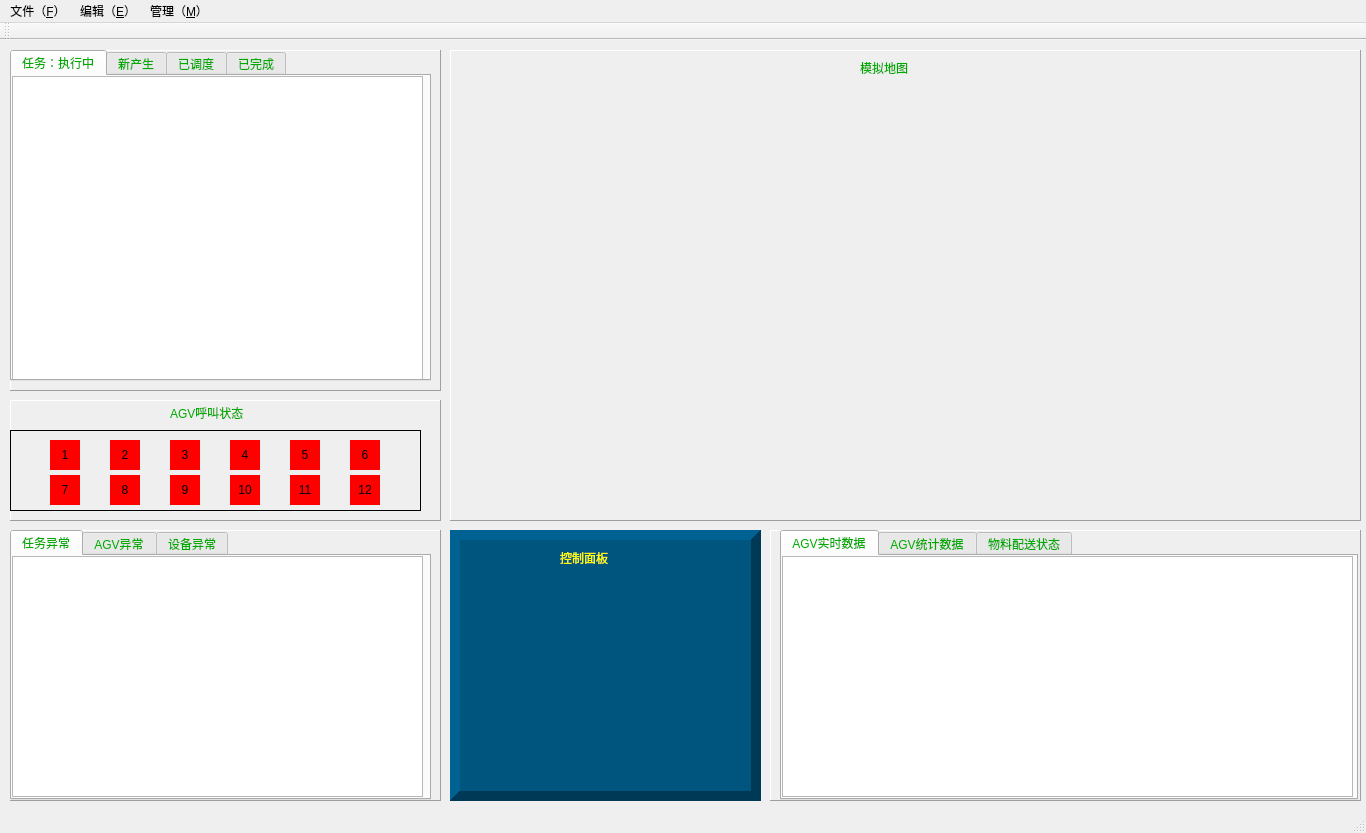
<?xml version="1.0" encoding="UTF-8"?>
<ui version="4.0">
 <class>AGVMonitor</class>
 <widget class="QMainWindow" name="AGVMonitor">
  <property name="geometry">
   <rect>
    <x>0</x>
    <y>0</y>
    <width>1366</width>
    <height>833</height>
   </rect>
  </property>
  <property name="windowTitle">
   <string>AGVMonitor</string>
  </property>
  <widget class="QWidget" name="centralWidget">
   <property name="minimumSize">
    <size>
     <width>1366</width>
     <height>768</height>
    </size>
   </property>
   <property name="maximumSize">
    <size>
     <width>1366</width>
     <height>768</height>
    </size>
   </property>
   <widget class="QLabel" name="label">
    <property name="geometry">
     <rect>
      <x>10</x>
      <y>490</y>
      <width>431</width>
      <height>271</height>
     </rect>
    </property>
    <property name="frameShape">
     <enum>QFrame::Panel</enum>
    </property>
    <property name="frameShadow">
     <enum>QFrame::Raised</enum>
    </property>
    <property name="lineWidth">
     <number>1</number>
    </property>
    <property name="midLineWidth">
     <number>0</number>
    </property>
    <property name="text">
     <string/>
    </property>
   </widget>
   <widget class="QLabel" name="label2">
    <property name="geometry">
     <rect>
      <x>10</x>
      <y>10</y>
      <width>431</width>
      <height>341</height>
     </rect>
    </property>
    <property name="frameShape">
     <enum>QFrame::Panel</enum>
    </property>
    <property name="frameShadow">
     <enum>QFrame::Raised</enum>
    </property>
    <property name="lineWidth">
     <number>1</number>
    </property>
    <property name="text">
     <string/>
    </property>
   </widget>
   <widget class="QLabel" name="label3">
    <property name="geometry">
     <rect>
      <x>450</x>
      <y>10</y>
      <width>911</width>
      <height>471</height>
     </rect>
    </property>
    <property name="minimumSize">
     <size>
      <width>911</width>
      <height>471</height>
     </size>
    </property>
    <property name="maximumSize">
     <size>
      <width>16777215</width>
      <height>16777215</height>
     </size>
    </property>
    <property name="frameShape">
     <enum>QFrame::Panel</enum>
    </property>
    <property name="frameShadow">
     <enum>QFrame::Raised</enum>
    </property>
    <property name="text">
     <string/>
    </property>
   </widget>
   <widget class="QLabel" name="label4">
    <property name="geometry">
     <rect>
      <x>770</x>
      <y>490</y>
      <width>591</width>
      <height>271</height>
     </rect>
    </property>
    <property name="minimumSize">
     <size>
      <width>591</width>
      <height>271</height>
     </size>
    </property>
    <property name="maximumSize">
     <size>
      <width>591</width>
      <height>271</height>
     </size>
    </property>
    <property name="frameShape">
     <enum>QFrame::Panel</enum>
    </property>
    <property name="frameShadow">
     <enum>QFrame::Raised</enum>
    </property>
    <property name="text">
     <string/>
    </property>
   </widget>
   <widget class="QLabel" name="label5">
    <property name="geometry">
     <rect>
      <x>450</x>
      <y>490</y>
      <width>311</width>
      <height>271</height>
     </rect>
    </property>
    <property name="minimumSize">
     <size>
      <width>301</width>
      <height>0</height>
     </size>
    </property>
    <property name="maximumSize">
     <size>
      <width>400</width>
      <height>271</height>
     </size>
    </property>
    <property name="styleSheet">
     <string notr="true">background-color: rgb(0, 85, 127);</string>
    </property>
    <property name="frameShape">
     <enum>QFrame::Panel</enum>
    </property>
    <property name="frameShadow">
     <enum>QFrame::Raised</enum>
    </property>
    <property name="lineWidth">
     <number>10</number>
    </property>
    <property name="text">
     <string/>
    </property>
   </widget>
   <widget class="QLabel" name="label_3">
    <property name="geometry">
     <rect>
      <x>860</x>
      <y>20</y>
      <width>72</width>
      <height>15</height>
     </rect>
    </property>
    <property name="styleSheet">
     <string notr="true">color: rgb(0, 170, 0);
font: 10pt &quot;黑体&quot;;</string>
    </property>
    <property name="text">
     <string>模拟地图</string>
    </property>
   </widget>
   <widget class="QTabWidget" name="Tab_Error">
    <property name="geometry">
     <rect>
      <x>10</x>
      <y>490</y>
      <width>421</width>
      <height>270</height>
     </rect>
    </property>
    <property name="styleSheet">
     <string notr="true">color: rgb(0, 170, 0);
font: 10pt &quot;黑体&quot;;</string>
    </property>
    <property name="currentIndex">
     <number>0</number>
    </property>
    <widget class="QWidget" name="tab">
     <attribute name="title">
      <string>任务异常</string>
     </attribute>
     <widget class="QTableView" name="Table_taskError">
      <property name="geometry">
       <rect>
        <x>0</x>
        <y>0</y>
        <width>411</width>
        <height>241</height>
       </rect>
      </property>
      <property name="minimumSize">
       <size>
        <width>411</width>
        <height>241</height>
       </size>
      </property>
      <property name="maximumSize">
       <size>
        <width>411</width>
        <height>241</height>
       </size>
      </property>
      <property name="layoutDirection">
       <enum>Qt::LeftToRight</enum>
      </property>
      <property name="styleSheet">
       <string notr="true">color: rgb(0, 0, 0);
font: 9pt &quot;宋体&quot;;</string>
      </property>
     </widget>
    </widget>
    <widget class="QWidget" name="tab_2">
     <attribute name="title">
      <string>AGV异常</string>
     </attribute>
     <widget class="QTableView" name="Table_agvError">
      <property name="geometry">
       <rect>
        <x>0</x>
        <y>0</y>
        <width>411</width>
        <height>241</height>
       </rect>
      </property>
      <property name="minimumSize">
       <size>
        <width>411</width>
        <height>241</height>
       </size>
      </property>
      <property name="maximumSize">
       <size>
        <width>411</width>
        <height>241</height>
       </size>
      </property>
      <property name="styleSheet">
       <string notr="true">color: rgb(0, 0, 0);
font: 9pt &quot;宋体&quot;;</string>
      </property>
     </widget>
    </widget>
    <widget class="QWidget" name="tab_3">
     <attribute name="title">
      <string>设备异常</string>
     </attribute>
     <widget class="QTableView" name="Table_deviceError">
      <property name="geometry">
       <rect>
        <x>0</x>
        <y>0</y>
        <width>411</width>
        <height>241</height>
       </rect>
      </property>
      <property name="minimumSize">
       <size>
        <width>411</width>
        <height>241</height>
       </size>
      </property>
      <property name="maximumSize">
       <size>
        <width>411</width>
        <height>241</height>
       </size>
      </property>
      <property name="styleSheet">
       <string notr="true">color: rgb(0, 0, 0);
font: 9pt &quot;宋体&quot;;</string>
      </property>
     </widget>
    </widget>
   </widget>
   <widget class="QTabWidget" name="Tab_Task">
    <property name="geometry">
     <rect>
      <x>10</x>
      <y>10</y>
      <width>421</width>
      <height>331</height>
     </rect>
    </property>
    <property name="styleSheet">
     <string notr="true">color: rgb(0, 170, 0);
font: 10pt &quot;黑体&quot;;</string>
    </property>
    <property name="currentIndex">
     <number>0</number>
    </property>
    <widget class="QWidget" name="tab_4">
     <attribute name="title">
      <string>任务：执行中</string>
     </attribute>
     <widget class="QTableView" name="Table_taskExecuting">
      <property name="geometry">
       <rect>
        <x>0</x>
        <y>0</y>
        <width>411</width>
        <height>305</height>
       </rect>
      </property>
      <property name="styleSheet">
       <string notr="true">color: rgb(0, 0, 0);
font: 9pt &quot;宋体&quot;;</string>
      </property>
     </widget>
    </widget>
    <widget class="QWidget" name="tab_5">
     <attribute name="title">
      <string>新产生</string>
     </attribute>
     <widget class="QTableView" name="Table_taskNew">
      <property name="geometry">
       <rect>
        <x>0</x>
        <y>0</y>
        <width>411</width>
        <height>305</height>
       </rect>
      </property>
      <property name="styleSheet">
       <string notr="true">color: rgb(0, 0, 0);
font: 9pt &quot;宋体&quot;;</string>
      </property>
     </widget>
    </widget>
    <widget class="QWidget" name="tab_7">
     <attribute name="title">
      <string>已调度</string>
     </attribute>
     <widget class="QTableView" name="Table_taskDispatch">
      <property name="geometry">
       <rect>
        <x>0</x>
        <y>0</y>
        <width>411</width>
        <height>305</height>
       </rect>
      </property>
      <property name="styleSheet">
       <string notr="true">color: rgb(0, 0, 0);
font: 9pt &quot;宋体&quot;;</string>
      </property>
     </widget>
    </widget>
    <widget class="QWidget" name="tab_6">
     <attribute name="title">
      <string>已完成</string>
     </attribute>
     <widget class="QTableView" name="Table_taskComplete">
      <property name="geometry">
       <rect>
        <x>0</x>
        <y>0</y>
        <width>411</width>
        <height>305</height>
       </rect>
      </property>
      <property name="styleSheet">
       <string notr="true">color: rgb(0, 0, 0);
font: 9pt &quot;宋体&quot;;</string>
      </property>
     </widget>
    </widget>
   </widget>
   <widget class="QLabel" name="label_2">
    <property name="geometry">
     <rect>
      <x>10</x>
      <y>360</y>
      <width>431</width>
      <height>121</height>
     </rect>
    </property>
    <property name="frameShape">
     <enum>QFrame::Panel</enum>
    </property>
    <property name="frameShadow">
     <enum>QFrame::Raised</enum>
    </property>
    <property name="text">
     <string/>
    </property>
   </widget>
   <widget class="QFrame" name="frame">
    <property name="geometry">
     <rect>
      <x>10</x>
      <y>390</y>
      <width>411</width>
      <height>81</height>
     </rect>
    </property>
    <property name="frameShape">
     <enum>QFrame::Panel</enum>
    </property>
    <property name="frameShadow">
     <enum>QFrame::Plain</enum>
    </property>
    <widget class="QLabel" name="Label_call1">
     <property name="geometry">
      <rect>
       <x>40</x>
       <y>10</y>
       <width>30</width>
       <height>30</height>
      </rect>
     </property>
     <property name="styleSheet">
      <string notr="true">background-color: rgb(255, 0, 0);
font: 7pt &quot;黑体&quot;;</string>
     </property>
     <property name="text">
      <string>1</string>
     </property>
     <property name="textFormat">
      <enum>Qt::PlainText</enum>
     </property>
     <property name="scaledContents">
      <bool>false</bool>
     </property>
     <property name="alignment">
      <set>Qt::AlignCenter</set>
     </property>
    </widget>
    <widget class="QLabel" name="Label_call2">
     <property name="geometry">
      <rect>
       <x>100</x>
       <y>10</y>
       <width>30</width>
       <height>30</height>
      </rect>
     </property>
     <property name="styleSheet">
      <string notr="true">background-color: rgb(255, 0, 0);
font: 7pt &quot;黑体&quot;;</string>
     </property>
     <property name="text">
      <string>2</string>
     </property>
     <property name="alignment">
      <set>Qt::AlignCenter</set>
     </property>
    </widget>
    <widget class="QLabel" name="Label_call3">
     <property name="geometry">
      <rect>
       <x>160</x>
       <y>10</y>
       <width>30</width>
       <height>30</height>
      </rect>
     </property>
     <property name="styleSheet">
      <string notr="true">background-color: rgb(255, 0, 0);
font: 7pt &quot;黑体&quot;;</string>
     </property>
     <property name="text">
      <string>3</string>
     </property>
     <property name="alignment">
      <set>Qt::AlignCenter</set>
     </property>
    </widget>
    <widget class="QLabel" name="Label_call5">
     <property name="geometry">
      <rect>
       <x>280</x>
       <y>10</y>
       <width>30</width>
       <height>30</height>
      </rect>
     </property>
     <property name="styleSheet">
      <string notr="true">background-color: rgb(255, 0, 0);
font: 7pt &quot;黑体&quot;;</string>
     </property>
     <property name="text">
      <string>5</string>
     </property>
     <property name="alignment">
      <set>Qt::AlignCenter</set>
     </property>
    </widget>
    <widget class="QLabel" name="Label_call6">
     <property name="geometry">
      <rect>
       <x>340</x>
       <y>10</y>
       <width>30</width>
       <height>30</height>
      </rect>
     </property>
     <property name="styleSheet">
      <string notr="true">background-color: rgb(255, 0, 0);
font: 7pt &quot;黑体&quot;;</string>
     </property>
     <property name="text">
      <string>6</string>
     </property>
     <property name="alignment">
      <set>Qt::AlignCenter</set>
     </property>
    </widget>
    <widget class="QLabel" name="Label_call7">
     <property name="geometry">
      <rect>
       <x>40</x>
       <y>45</y>
       <width>30</width>
       <height>30</height>
      </rect>
     </property>
     <property name="styleSheet">
      <string notr="true">background-color: rgb(255, 0, 0);
font: 7pt &quot;黑体&quot;;</string>
     </property>
     <property name="text">
      <string>7</string>
     </property>
     <property name="alignment">
      <set>Qt::AlignCenter</set>
     </property>
    </widget>
    <widget class="QLabel" name="Label_call8">
     <property name="geometry">
      <rect>
       <x>100</x>
       <y>45</y>
       <width>30</width>
       <height>30</height>
      </rect>
     </property>
     <property name="styleSheet">
      <string notr="true">background-color: rgb(255, 0, 0);
font: 7pt &quot;黑体&quot;;</string>
     </property>
     <property name="text">
      <string>8</string>
     </property>
     <property name="alignment">
      <set>Qt::AlignCenter</set>
     </property>
    </widget>
    <widget class="QLabel" name="Label_call9">
     <property name="geometry">
      <rect>
       <x>160</x>
       <y>45</y>
       <width>30</width>
       <height>30</height>
      </rect>
     </property>
     <property name="styleSheet">
      <string notr="true">background-color: rgb(255, 0, 0);
font: 7pt &quot;黑体&quot;;</string>
     </property>
     <property name="text">
      <string>9</string>
     </property>
     <property name="alignment">
      <set>Qt::AlignCenter</set>
     </property>
    </widget>
    <widget class="QLabel" name="Label_call10">
     <property name="geometry">
      <rect>
       <x>220</x>
       <y>45</y>
       <width>30</width>
       <height>30</height>
      </rect>
     </property>
     <property name="styleSheet">
      <string notr="true">background-color: rgb(255, 0, 0);
font: 7pt &quot;黑体&quot;;</string>
     </property>
     <property name="text">
      <string>10</string>
     </property>
     <property name="alignment">
      <set>Qt::AlignCenter</set>
     </property>
    </widget>
    <widget class="QLabel" name="Label_call11">
     <property name="geometry">
      <rect>
       <x>280</x>
       <y>45</y>
       <width>30</width>
       <height>30</height>
      </rect>
     </property>
     <property name="styleSheet">
      <string notr="true">background-color: rgb(255, 0, 0);
font: 7pt &quot;黑体&quot;;</string>
     </property>
     <property name="text">
      <string>11</string>
     </property>
     <property name="alignment">
      <set>Qt::AlignCenter</set>
     </property>
    </widget>
    <widget class="QLabel" name="Label_call4">
     <property name="geometry">
      <rect>
       <x>220</x>
       <y>10</y>
       <width>30</width>
       <height>30</height>
      </rect>
     </property>
     <property name="styleSheet">
      <string notr="true">background-color: rgb(255, 0, 0);
font: 7pt &quot;黑体&quot;;</string>
     </property>
     <property name="text">
      <string>4</string>
     </property>
     <property name="alignment">
      <set>Qt::AlignCenter</set>
     </property>
    </widget>
    <widget class="QLabel" name="Label_call12">
     <property name="geometry">
      <rect>
       <x>340</x>
       <y>45</y>
       <width>30</width>
       <height>30</height>
      </rect>
     </property>
     <property name="styleSheet">
      <string notr="true">background-color: rgb(255, 0, 0);
font: 7pt &quot;黑体&quot;;</string>
     </property>
     <property name="text">
      <string>12</string>
     </property>
     <property name="alignment">
      <set>Qt::AlignCenter</set>
     </property>
    </widget>
   </widget>
   <widget class="QLabel" name="label_4">
    <property name="geometry">
     <rect>
      <x>170</x>
      <y>365</y>
      <width>101</width>
      <height>16</height>
     </rect>
    </property>
    <property name="styleSheet">
     <string notr="true">color: rgb(0, 170, 0);
font: 10pt &quot;黑体&quot;;</string>
    </property>
    <property name="text">
     <string>AGV呼叫状态</string>
    </property>
   </widget>
   <widget class="QTabWidget" name="Tab_agvAndmaterial">
    <property name="geometry">
     <rect>
      <x>780</x>
      <y>490</y>
      <width>578</width>
      <height>270</height>
     </rect>
    </property>
    <property name="layoutDirection">
     <enum>Qt::LeftToRight</enum>
    </property>
    <property name="styleSheet">
     <string notr="true">color: rgb(0, 170, 0);
font: 10pt &quot;黑体&quot;;</string>
    </property>
    <property name="currentIndex">
     <number>0</number>
    </property>
    <widget class="QWidget" name="tab_8">
     <attribute name="title">
      <string>AGV实时数据</string>
     </attribute>
     <widget class="QTableView" name="Table_agvStatus">
      <property name="geometry">
       <rect>
        <x>0</x>
        <y>0</y>
        <width>571</width>
        <height>241</height>
       </rect>
      </property>
      <property name="minimumSize">
       <size>
        <width>0</width>
        <height>241</height>
       </size>
      </property>
      <property name="maximumSize">
       <size>
        <width>16777215</width>
        <height>241</height>
       </size>
      </property>
      <property name="styleSheet">
       <string notr="true">color: rgb(0, 0, 0);
font: 9pt &quot;宋体&quot;;</string>
      </property>
     </widget>
    </widget>
    <widget class="QWidget" name="tab_9">
     <attribute name="title">
      <string>AGV统计数据</string>
     </attribute>
     <widget class="QTableView" name="Table_agvStatics">
      <property name="geometry">
       <rect>
        <x>0</x>
        <y>0</y>
        <width>571</width>
        <height>241</height>
       </rect>
      </property>
      <property name="layoutDirection">
       <enum>Qt::LeftToRight</enum>
      </property>
      <property name="styleSheet">
       <string notr="true">color: rgb(0, 0, 0);
font: 9pt &quot;宋体&quot;;</string>
      </property>
     </widget>
    </widget>
    <widget class="QWidget" name="tab_10">
     <attribute name="title">
      <string>物料配送状态</string>
     </attribute>
     <widget class="QTableView" name="Table_materialStatus">
      <property name="geometry">
       <rect>
        <x>0</x>
        <y>0</y>
        <width>571</width>
        <height>241</height>
       </rect>
      </property>
      <property name="layoutDirection">
       <enum>Qt::LeftToRight</enum>
      </property>
      <property name="styleSheet">
       <string notr="true">color: rgb(0, 0, 0);
font: 9pt &quot;宋体&quot;;</string>
      </property>
     </widget>
    </widget>
   </widget>
   <widget class="QLabel" name="label_5">
    <property name="geometry">
     <rect>
      <x>560</x>
      <y>510</y>
      <width>72</width>
      <height>15</height>
     </rect>
    </property>
    <property name="styleSheet">
     <string notr="true">color: rgb(255, 255, 0);
font: 10pt &quot;黑体&quot;;
border-color: rgb(255, 170, 0);</string>
    </property>
    <property name="text">
     <string>控制面板</string>
    </property>
   </widget>
   <zorder>label4</zorder>
   <zorder>label3</zorder>
   <zorder>label2</zorder>
   <zorder>label</zorder>
   <zorder>label5</zorder>
   <zorder>label_3</zorder>
   <zorder>Tab_Error</zorder>
   <zorder>Tab_Task</zorder>
   <zorder>label_2</zorder>
   <zorder>frame</zorder>
   <zorder>label_4</zorder>
   <zorder>Tab_agvAndmaterial</zorder>
   <zorder>label_5</zorder>
  </widget>
  <widget class="QMenuBar" name="menuBar">
   <property name="geometry">
    <rect>
     <x>0</x>
     <y>0</y>
     <width>1366</width>
     <height>26</height>
    </rect>
   </property>
   <widget class="QMenu" name="menu_F">
    <property name="title">
     <string>文件（&amp;F）</string>
    </property>
    <addaction name="Menubar_importMap"/>
   </widget>
   <widget class="QMenu" name="menu">
    <property name="title">
     <string>编辑（&amp;E）</string>
    </property>
    <addaction name="Menubar_serialPort"/>
   </widget>
   <widget class="QMenu" name="menu_M">
    <property name="title">
     <string>管理（&amp;M）</string>
    </property>
    <widget class="QMenu" name="menuAGV">
     <property name="title">
      <string>AGV管理</string>
     </property>
     <addaction name="Menubar_agvAccount"/>
     <addaction name="Menubar_agvSettings"/>
    </widget>
    <addaction name="menuAGV"/>
   </widget>
   <addaction name="menu_F"/>
   <addaction name="menu"/>
   <addaction name="menu_M"/>
  </widget>
  <widget class="QToolBar" name="mainToolBar">
   <attribute name="toolBarArea">
    <enum>TopToolBarArea</enum>
   </attribute>
   <attribute name="toolBarBreak">
    <bool>false</bool>
   </attribute>
  </widget>
  <widget class="QStatusBar" name="statusBar"/>
  <action name="Menubar_importMap">
   <property name="text">
    <string>导入地图文件</string>
   </property>
  </action>
  <action name="Menubar_serialPort">
   <property name="text">
    <string>串口配置</string>
   </property>
  </action>
  <action name="Menubar_agvAccount">
   <property name="text">
    <string>AGV数量管理</string>
   </property>
  </action>
  <action name="Menubar_agvSettings">
   <property name="text">
    <string>AGV配置</string>
   </property>
  </action>
 </widget>
 <layoutdefault spacing="6" margin="11"/>
 <resources/>
 <connections/>
</ui>
